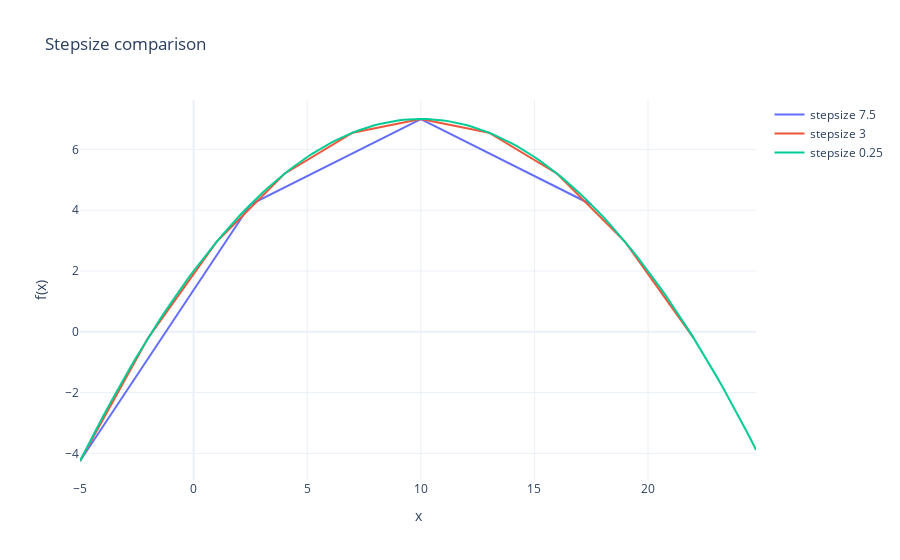

The notebook cell this image was saved under:
### Markdown cell above
**1a)**\
Here we plot a graph for the function $f(x) = 2+ x - 0.05x^2$ for the range of $-5 < x < 25$. See how the stepsize in $x$ changes the garnularity in $y$.

### Code cell
# choose your stepsize
stepsize = 3

# define function
def f(x): 
    return 2+ x - 0.05*(x**2)

# create x values
x_75 = np.arange(-5, 25, 7.5)
x_step = np.arange(-5, 25, stepsize)
x_025 = np.arange(-5, 25, 0.25)

# create y values
y_75 = f(x_75)
y_step = f(x_step)
y_025 = f(x_025)

# create plot
select_mode = 'lines'  #'lines+markers' 
fig = go.Figure()
fig.add_trace(go.Scatter(x=x_75, y=y_75, mode=select_mode, name='stepsize 7.5'))
fig.add_trace(go.Scatter(x=x_step, y=y_step, mode=select_mode, name=f'stepsize {stepsize}'))
fig.add_trace(go.Scatter(x=x_025, y=y_025, mode=select_mode, name='stepsize 0.25'))
fig.update_layout(title='Stepsize comparison', xaxis_title='x', yaxis_title='f(x)', template='plotly_white')

fig.show()

### Figure 1 — Plotly figure (JSON) as saved in the notebook; plotly's stock layout.template omitted (floating-point values rounded to 4 significant figures)
{"data": [{"mode": "lines", "name": "stepsize 7.5", "type": "scatter", "x": [-5, 2.5, 10, 17.5], "y": [-4.25, 4.188, 7, 4.188]}, {"mode": "lines", "name": "stepsize 3", "type": "scatter", "x": [-5, -2, 1, 4, 7, 10, 13, 16, 19, 22], "y": [-4.25, -0.2, 2.95, 5.2, 6.55, 7, 6.55, 5.2, 2.95, -0.2]}, {"mode": "lines", "name": "stepsize 0.25", "type": "scatter", "x": [-5, -4.75, -4.5, -4.25, -4, -3.75, -3.5, -3.25, -3, -2.75, -2.5, -2.25, -2, -1.75, -1.5, -1.25, -1, -0.75, -0.5, -0.25, 0, 0.25, 0.5, 0.75, 1, 1.25, 1.5, 1.75, 2, 2.25, 2.5, 2.75, 3, 3.25, 3.5, 3.75, 4, 4.25, 4.5, 4.75, 5, 5.25, 5.5, 5.75, 6, 6.25, 6.5, 6.75, 7, 7.25, 7.5, 7.75, 8, 8.25, 8.5, 8.75, 9, 9.25, 9.5, 9.75, 10, 10.25, 10.5, 10.75, 11, 11.25, 11.5, 11.75, 12, 12.25, 12.5, 12.75, 13, 13.25, 13.5, 13.75, 14, 14.25, 14.5, 14.75, 15, 15.25, 15.5, 15.75, 16, 16.25, 16.5, 16.75, 17, 17.25, 17.5, 17.75, 18, 18.25, 18.5, 18.75, 19, 19.25, 19.5, 19.75, 20, 20.25, 20.5, 20.75, 21, 21.25, 21.5, 21.75, 22, 22.25, 22.5, 22.75, 23, 23.25, 23.5, 23.75, 24, 24.25, 24.5, 24.75], "y": [-4.25, -3.878, -3.513, -3.153, -2.8, -2.453, -2.112, -1.778, -1.45, -1.128, -0.8125, -0.5031, -0.2, 0.09687, 0.3875, 0.6719, 0.95, 1.222, 1.488, 1.747, 2, 2.247, 2.487, 2.722, 2.95, 3.172, 3.388, 3.597, 3.8, 3.997, 4.188, 4.372, 4.55, 4.722, 4.888, 5.047, 5.2, 5.347, 5.487, 5.622, 5.75, 5.872, 5.987, 6.097, 6.2, 6.297, 6.387, 6.472, 6.55, 6.622, 6.688, 6.747, 6.8, 6.847, 6.887, 6.922, 6.95, 6.972, 6.987, 6.997, 7, 6.997, 6.987, 6.972, 6.95, 6.922, 6.887, 6.847, 6.8, 6.747, 6.688, 6.622, 6.55, 6.472, 6.387, 6.297, 6.2, 6.097, 5.987, 5.872, 5.75, 5.622, 5.487, 5.347, 5.2, 5.047, 4.887, 4.722, 4.55, 4.372, 4.188, 3.997, 3.8, 3.597, 3.387, 3.172, 2.95, 2.722, 2.488, 2.247, 2, 1.747, 1.487, 1.222, 0.95, 0.6719, 0.3875, 0.09687, -0.2, -0.5031, -0.8125, -1.128, -1.45, -1.778, -2.113, -2.453, -2.8, -3.153, -3.513, -3.878]}], "layout": {"title": {"text": "Stepsize comparison"}, "xaxis": {"title": {"text": "x"}}, "yaxis": {"title": {"text": "f(x)"}}}}
